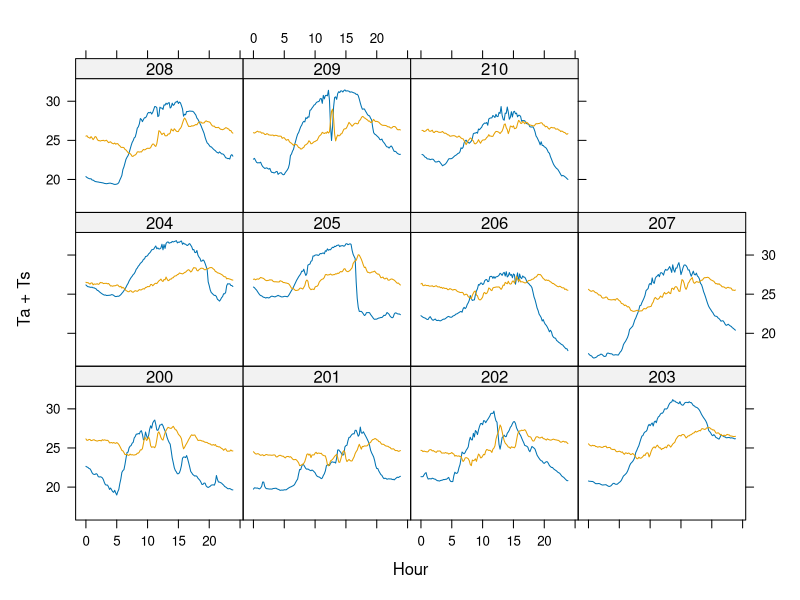
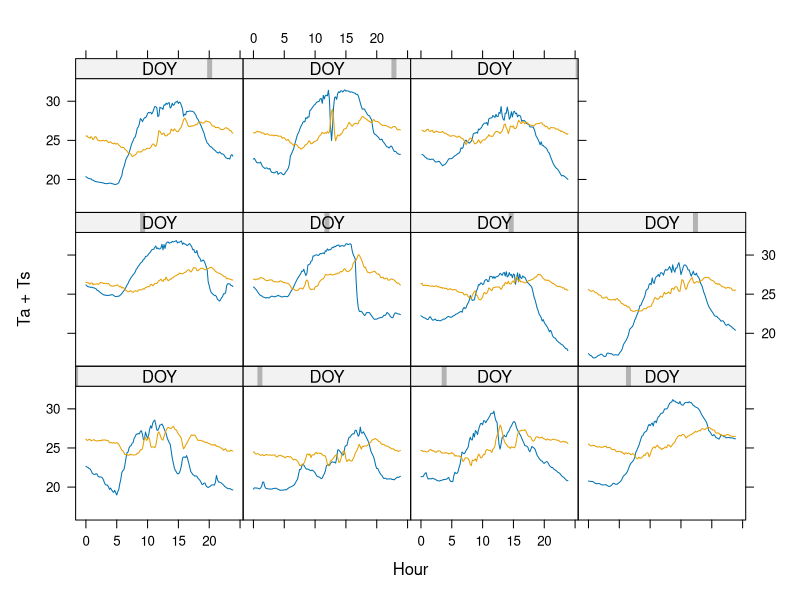
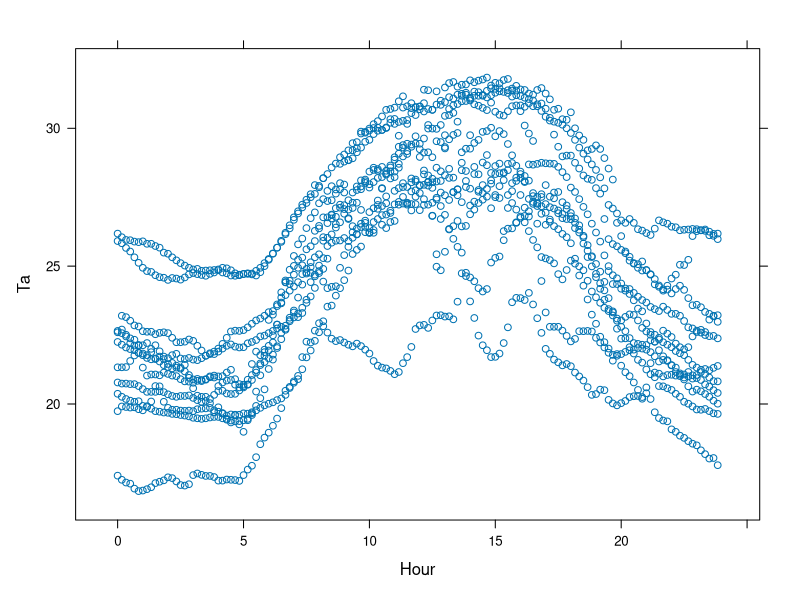
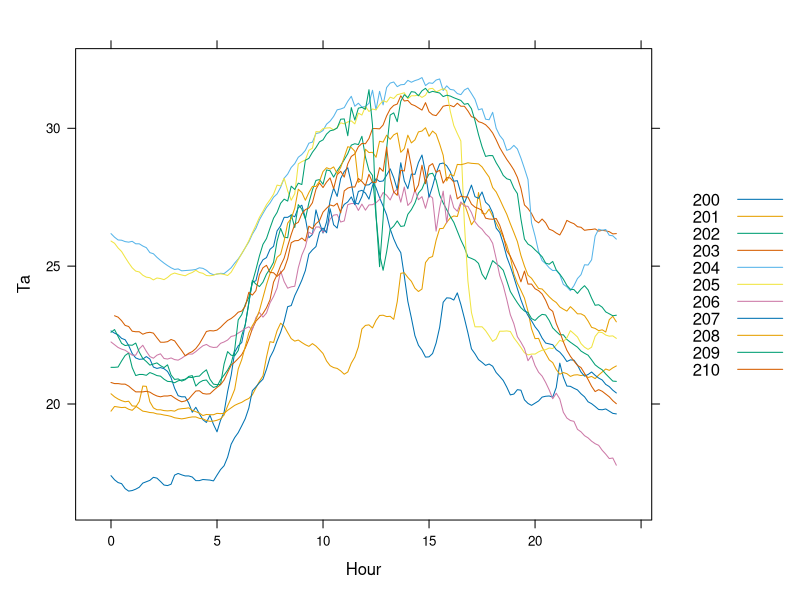
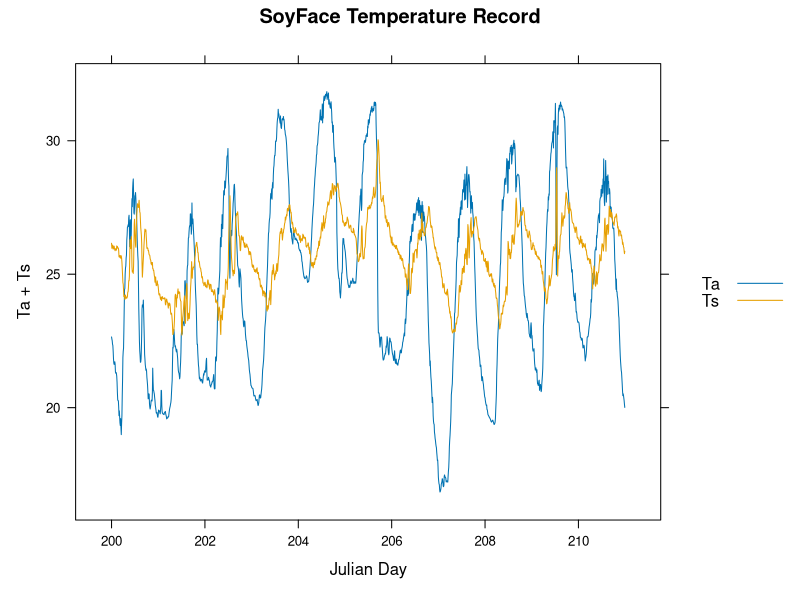
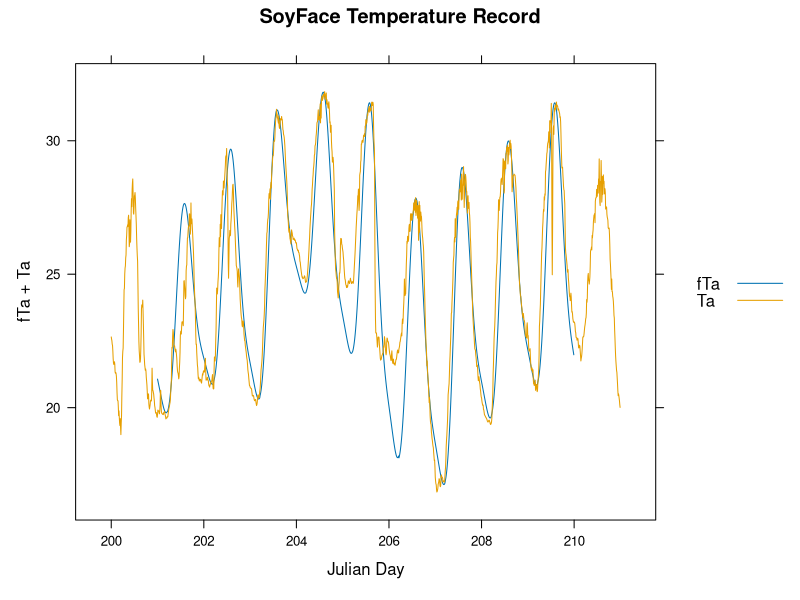
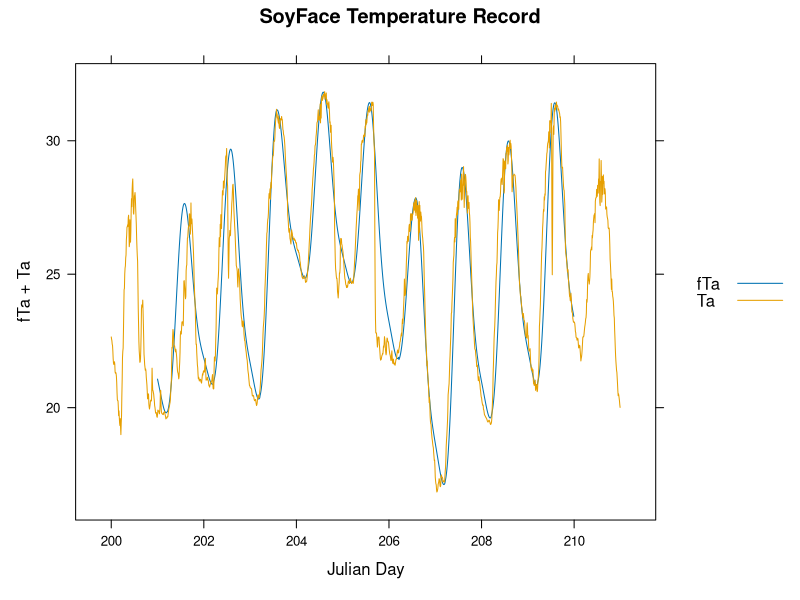

Here is the R script that generated these plots, in order:
# Patrick Schmitz
# p.schmitz@gmail.com
# September 6 2010

# I want to share with class, a nice introduction to R and model air temperature
# as part of that introduction.  Things may seem obscure, but I try to give examples,
# to explain how each part works.  If there are any functions I use that you don't 
# understand, it is quite simple to check the documentation, which I explain below.
# If you get stuck, feel free to email me, or message me on gchat

# As you work through this, you should copy, select code chunks from this script and 
# paste them into the console prompt

# start by seting your working directory

# In Windows, it may simpler to change the working directory from the menu bar, goto
# File > Change dir...

# On OS X you can do the same by going to 
# Misc > Change Working Directory...
# or hitting  ⌘ + D

# You can also use the command setwd() as in
# setwd("C:/Documents and Settings/Desktop/IB.542/") # On Windows
# setwd("~/Desktop/2010.IB.542/") # on MAC OS X
# setwd("~/Dropbox/classes/2010.IB.542/code/2010.IB.542.Temperature/") # Pat's directory

# now check to make sure you are in the right directory
getwd()
# and
list.files()

# Notice that all text following "#" are comments, and will be ignored by the console interpreter


# first clear the workspace, this is a good way to be sure
# that you know exactly what you are working with

rm(list=ls()) # clears all objects in workspace
ls() # check to see that the workspace is empty

# Let's read in the data and put it into an object called dat
dat <- read.csv(
	file = "2010.SoyFace.micromet.sample.csv",
	header = TRUE,
	sep = ",", 
	as.is = TRUE
)

# R is an object-ariented programming language
# this means that each variable is an "object"
# that can be queried or manipulated
# "dat" is an arbitray name, I could just as easily
# have put the data in an object named "cookies"
# It is important to note that R is case-sensitive
# cookies ≠ Cookies ≠ COOKIES

# read.csv() is a function used to import csv files.
# all functions in R follow the form of
# function()
# options for the function you are using are given
# inside of the parenthesis, separated by commas "(option 1 = 1, option2 = 2)"

# you can read about the function by typing
?read.csv
# or see the basic inputs and sometimes source code by typing
read.csv

# you can access documentation about any function in R in this manner
# The documentation is your friend, it is easy to access,
# consistent in form, and there are almost always examples at the end 
# of the documentation for any given function
# It may however take a bit to get used to they layout



# Description of Data ######################

# This is a 10 minute data record from SoyFace 2010

# DOY 	- Day of Year 
# Hr 	- 24-Hour 
# Min 	- Minute  
# Hour 	- decimal Hour dat$Hr + dat$Min/60
# Ta 	- air temperature recorded at 2.2 meters above the surface
# Ts 	- soil temperature recorded 10 cm below surface

# Let's take a look at that ol' data
str(dat) 	# prints a list of the variables in the data.frame
head(dat)	# prints first six rows

# What if we want to just look at AirTemp

# Here are some methods that all do the same thing
head(dat$Ta)
dat$Ta[1:5]
dat[1:5, "Ta"]
dat[1:5, 5]

# First you can see that "$" operator allows you to select
# columns of data by name
# When we write dat$Ta[1:5] we are accessing the index
# of the vector dat$Ta

# making an index is easy
1:100
seq(from = 1, to = 100, by = 1) # or
seq(1, 100, 1)
seq(1, 100, 2) 			# odd numbers
seq(2, 100, 2) 			# even numbers






# PLOTTING ##### ##### ##### ##### ##### ##### ##### 

# Let's plot this data.  You will need to 
# load the library lattice, it is one of MANY packages
# available for the R language
# http://cran.r-project.org/web/packages/
library(lattice)

# xyplot uses a formula for plotting with the form
# y1 + y2 ~ x | factor1 + factor2
xyplot(
	x = Ta + Ts ~ Hour | as.factor(DOY),
	data = dat,
	type = "l" # Line type, try "b" and "p"
)

# Notice I treat DOY as a factor, this allows xyplot
# to treat DOY as a unique factor instead of a numeric 
# vector, you can try plotting DOY without, as.factor(),
# the results are similar but the panels use a marker to
# indicate progression along the numerical vector

xyplot(
	x = Ta + Ts ~ Hour | DOY,
	data = dat,
	type = "l" # Line type, try "b" and "p"
)


# What if we want to plot in a single panel?
xyplot(
	x = Ta ~ Hour,
	data = dat
)

# This gives us a sense of the data, but we can't tell
# the difference between days
xyplot(
	x = Ta ~ Hour,
	data = dat,
	groups = DOY, # grouping factor
	type = "l", 			
	auto.key = list(TRUE, space = "right", points = F, lines = T)
)

# But really we want to see temperature as a single response across days,
# to do so we need an time vector which includes both day and time
# to assign the result to an object we use "<-" this is interchangeable with =
# however <- is less ambiguous, in that it is clearly not an option within a function

# Create Decimal Day (also known as Julian day)
DOY.dec <- dat$DOY + dat$Hour/24
DOY.dec <- dat$DOY + dat$Hr/24 + dat$Min/1440 # Same as above
length(DOY.dec) # this vector has 1582 values
dim(dat) # gives the dimensions of the data.frame

# [1] 1582   10 
# [row] length width
# notice dat has the same length as DOY.dec
					
dat <- cbind(DOY.dec, dat) #column bind function
# We have bound DOY.dec to dat, possible because they are of the same length
# Alternatively create the vector and tack on to the right of the data.frame
# dat$DOY.dec <- dat$DOY + dat$Hour/24

# now inspect
dim(dat)
head(dat)

xyplot(
	x = Ta + Ts ~ DOY.dec,
	data = dat,
	type = "l", 			# Line type, try "b" and "p"
	auto.key = list(TRUE, points = F, lines = T),
	main = "SoyFace Temperature Record",
	xlab = "Julian Day"
)






# Daily Max Min ##### ##### ##### ##### ##### ##### ##### 

# Let's complete some more complicated tasks
# calculate Daily Maximum Air Temperature
# we will use the functions max and min
# we are also using ?tapply, which allows us to apply
# a function along an index, here we use dat$DOY 
# which it interprets as 
unique(dat$DOY) #[1] 200 201 202 203 204 205 206 207 208 209 210
# and applies our function each day


Ta.max <- tapply(X = dat$Ta, INDEX = dat$DOY, FUN = max)
Ta.max  # vector of daily Temp max, with horizontal DOY index
Ta.max["205"] # or
Ta.max[6]

#Daily Min
Ta.min <- tapply(dat$Ta, dat$DOY, min)







# Model ##### ##### ##### ##### ##### ##### ##### 

# Next lets move to building and using the model
# Fourier Temperature Series (Cambell & Norman p.23)
# we will definite the equations as functions,
# so that we can give simply give the function
# our parameter and produce an output 

# function gamma - accepts input time
fgamma <- function(time){
	0.44 - 	0.46 * sin( { ( pi/12 ) * time } + 0.9 ) +
		0.11 * sin( { 2 *  ( pi/12 ) * time } + 0.9 )
}

# Fourier Series 
fs <- function(time, Tn, Tx){
	Tx * fgamma(time) + Tn * (1 - fgamma(time))
}

# using gamma
fgamma(10) # [1] 0.59295
fgamma(0:10)

#Example 2.3 Page 23
fs(10, Tn = 5, Tx = 23) # [1] 15.673

# Yep, thats it! The challenging part however
# is applying these functions across the time vector appropriately
# We will explore these issues below







# Indicies for Ta.max and Ta.min to be applied by 
# time of Day
# 0:5			(Tx[i - 1], Tn)
# 5:14			(Tx, Tn)
# 14:24		(Tx[1], Tn[i + 1])
# NOTE: the book has a typo for 14:24 written as (Tx[i - 1], Tn[i + 1])

# Remember we cannot predict all times,
# On Day one there are no inputs for Tx[i -1]
# and Day 10 we have no inputs Tn[i + 1]

# to write this model we will be using a for-loop,
# to loop over the data with a particular index value

# For example
for(i in 1:10){ print(i)}
# this steps through the sequence 1:10
# and assigns each number, in the sequence to i,
# outputs i to the console with print(i),
# then moves to the next number in the sequence, 
# until it reaches 10


# Here we assign each unique DOY to day, and print day to the output
for( day in unique(dat$DOY) ){ print(day) } 

# ok, but running the for loop left day in the workspace, 
# lets look
ls()
# [1] "dat"     "day"     "DOY.dec" "fs"      "fgamma"   "i"       "Ta.max"  "Ta.min" 

# ah, there are a bunch of objects in the workspace, let's get rid of a couple
rm(day, i, DOY.dec)

# now
ls()
# [1] "dat"    "fs"     "fgamma"  "Ta.max" "Ta.min"

# nice, much cleaner




# Applying the model ######## ######## ######## ########
# Build an index for each time set of times
# apply each equation to match these times

Days <- unique(dat$DOY) #index of days
Days 

# we only step through days
Days[2:{length(Days) - 1}] # [1] 201 202 203 204 205 206 207 208 209

# because we need Ta.max and Ta.min values from the first and last
# days to predict the temperature for the second and next to last day

# also
# as I showed before, the Ta.max vector has a horizontal index
# which is a label coresponding to the DOY
# so here we will write
 as.character(201 - 1) # to select the temperature record
# from the previous day

# so 
Ta.max[as.character(201 - 1)]



# Using everything we have learned up to this point, I am going to jump right in.

# Empty Vector of NA "Not Available" Values
dat$fTa <- rep(NA, length(dim(dat)[1]))
Days <- unique(dat$DOY) #index of days

for(day in Days[2:{length(Days) - 1}]){
	
	# Time index < or = 5 within the current day (dat$DOY %in% day)
	time <- which(dat$Hour <= 5 & dat$DOY %in% day) 
	
	dat$fTa[time] <-	Ta.max[as.character(day - 1)] * fgamma( dat$Hour[time] ) + 
				Ta.min[as.character(day)] * { 1 - fgamma( dat$Hour[time] ) }

	# Time index > 5  & Time < or = 14
	time <- which(dat$Hour > 5 & dat$Hour <= 14 & dat$DOY %in% day)  

	dat$fTa[time] <-	Ta.max[as.character(day)] * fgamma( dat$Hour[time] ) + 
				Ta.min[as.character(day)] * { 1 - fgamma( dat$Hour[time] ) }

	# Time index > 14
	time <- which(dat$Hour > 14 & dat$DOY %in% day) 

	dat$fTa[time] <- 	Ta.max[as.character(day)] * fgamma( dat$Hour[time] ) + 
				Ta.min[as.character(day + 1)] * { 1 - fgamma( dat$Hour[time] ) }
}





# There we go, Let's plot the data!

xyplot(
	x = fTa + Ta ~ DOY.dec,
	data = dat,
	type = "l",		# Line type, try "b" and "p"
	auto.key = list(TRUE, points = F, lines = T),
	main = "SoyFace Temperature Record",
	xlab = "Julian Day"
)


# oh, interesting, we can immediately see that on some nights temperature
# is underpredicted

# on days in which the night time temperature falls much lower than that of the previous day, 
# that the daily minimum occurs at the end of the day and not in the morning,
# now this doesn't reflect the way the model was designed, where we use the daily
# minimum and the previous day's max to determine the early morning hours in
# which the daily morning minimum is reached.

# As we have learned in class, temperature decreases over the course of the night,
# not reaching it's minimum until sometime around 4 or 5 AM, just prior to sun rise
# when solar radiation is applied to the surface.

# ok, so let's fix this by calculating Ta.min only from those times before 10 am
# this follows on the max/min weather station data collection mothod, where
# temperatures are logged around 10 AM, recording the previous day's maximum
# and the current morning minimum

Ta.min.old <- tapply(dat$Ta, dat$DOY, min)
Ta.min <- tapply(dat$Ta[dat$Hr < 10], dat$DOY[dat$Hr < 10], min)

#and compare
Ta.min.old
Ta.min


# Re run the model and plot
dat$fTa <- rep(NA, length(dim(dat)[1]))
Days <- unique(dat$DOY) #index of days

for(day in Days[2:{length(Days) - 1}]){
	
	# Time index < or = 5 within the current day (dat$DOY %in% day)
	time <- which(dat$Hour <= 5 & dat$DOY %in% day) 
	
	dat$fTa[time] <-	Ta.max[as.character(day - 1)] * fgamma( dat$Hour[time] ) + 
				Ta.min[as.character(day)] * { 1 - fgamma( dat$Hour[time] ) }

	# Time index > 5  & Time < or = 14
	time <- which(dat$Hour > 5 & dat$Hour <= 14 & dat$DOY %in% day)  

	dat$fTa[time] <-	Ta.max[as.character(day)] * fgamma( dat$Hour[time] ) + 
				Ta.min[as.character(day)] * { 1 - fgamma( dat$Hour[time] ) }

	# Time index > 14
	time <- which(dat$Hour > 14 & dat$DOY %in% day) 

	dat$fTa[time] <- 	Ta.max[as.character(day)] * fgamma( dat$Hour[time] ) + 
				Ta.min[as.character(day + 1)] * { 1 - fgamma( dat$Hour[time] ) }
}

pTemp <- xyplot(
	x = fTa + Ta ~ DOY.dec,
	data = dat,
	type = "l",		# Line type, try "b" and "p"
	auto.key = list(TRUE, points = F, lines = T),
	main = "SoyFace Temperature Record",
	xlab = "Julian Day"
)

print(pTemp)

# Much better!

# save the plot as a pdf
pdf(file = "predictedTemp.pdf")
	print(pTemp)
dev.off()

# Hey, now you are a  useR! R is a fantastic tool
# for both investigating datasets, and for plotting and modeling data
# again feel free to email me or instant message on gchat if you get stuck

# I have re-written the model to be more concise 
# take a look at run.model.R for useage, and model.Functions.R for the source